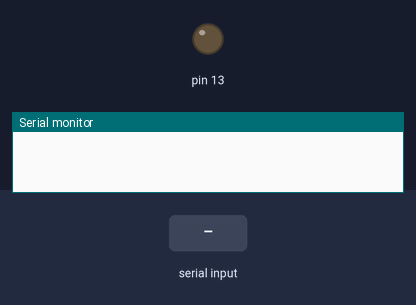
Recording of a sketch running on a simulated Arduino Uno, built with avr-gcc and run on an emulated ATmega328P. Shown: output pins drawn as LEDs (lit = HIGH), the last lines printed to the serial monitor. The inputs (shaded band) are chosen by the test bench.

Above: at 1.2 s.
1.3 s: "a" received over Serial
At 2.1 s:
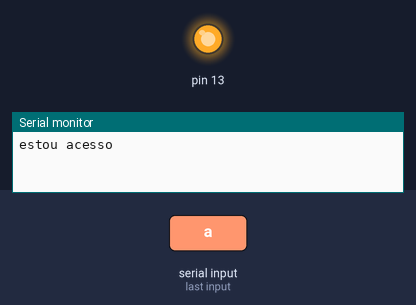
2.8 s: "A" received over Serial
At 3.2 s:
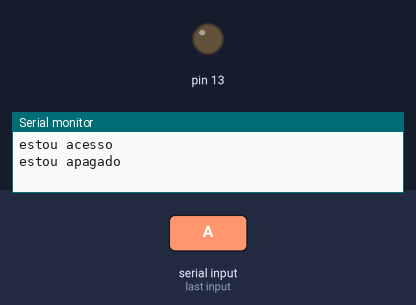
Timing chart, 0 to 5.8 s (numbered marks = the images above; inputs shaded):
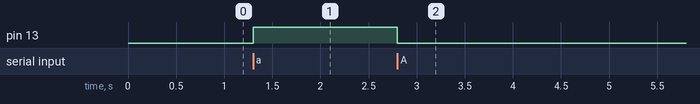

Measured:
- after the input at 1.3 s, pin 13: LOW → HIGH at once
- after the input at 2.8 s, pin 13: HIGH → LOW at once

The sketch:

24082018b.ino
```cpp
int incomingByte = 0;

void setup() {
  Serial.begin(9600);
  pinMode(13, OUTPUT);
}

void loop() {
  if (Serial.available() > 0) {
    incomingByte = Serial.read();
    if (incomingByte == 97)
    {
      Serial.println("estou acesso");
      digitalWrite(13, HIGH);
    }
    else if (incomingByte == 65)
    {
      Serial.println("estou apagado");
      digitalWrite(13, LOW);
    }
  }
}
```
